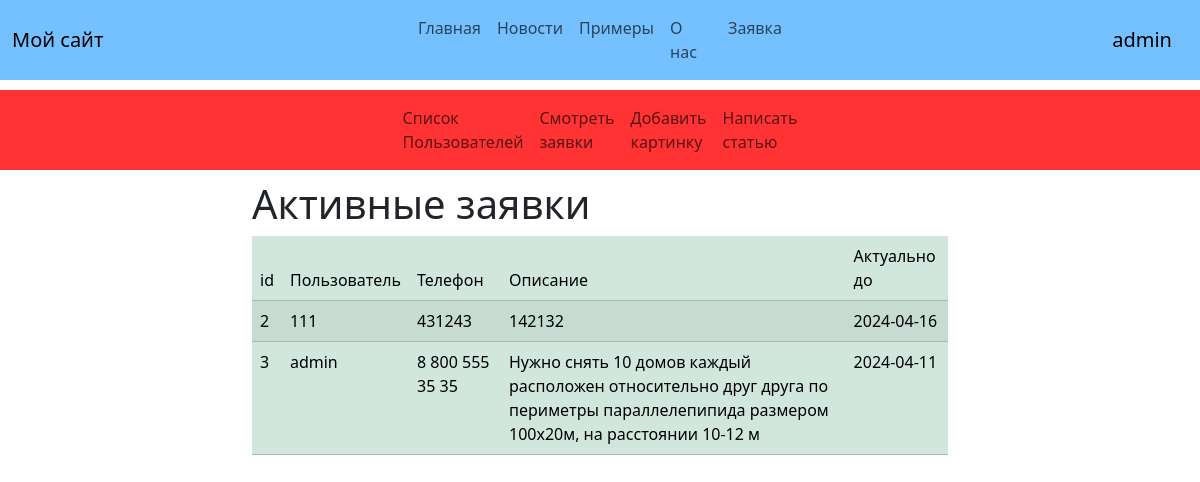
Page /look (signed in) on the committed database.
### data/users.py (models this page shows)
class User(SqlAlchemyBase, UserMixin, SerializerMixin):
    __tablename__ = 'users'
    id = sa.Column(sa.Integer, primary_key=True, autoincrement=True)
    email = sa.Column(sa.String, unique=True, index=True)
    name = sa.Column(sa.String)
    hashed_password = sa.Column(sa.String)
    is_admin = sa.Column(sa.Boolean)

### data/talons.py (models this page shows)
class Talon(SqlAlchemyBase, UserMixin, SerializerMixin):
    __tablename__ = 'talons'
    id = sa.Column(sa.Integer, primary_key=True, autoincrement=True)
    user_id = sa.Column(sa.Integer, sa.ForeignKey('users.id'))
    number = sa.Column(sa.String)
    desc = sa.Column(sa.String)
    actuality = sa.Column(sa.Date)
    user_name = orm.relationship('User')

### main.py (the view)
@app.route('/look')
@login_required
def look():
    if flask_login.current_user.is_admin:
        check_expired_talons()
        db_sess = create_session()
        talons = db_sess.query(Talon).all()
        return render_template('look.html', talons=talons)
    else:
        return redirect("/")

### data/db_session.py (called while the page is built)
def create_session() -> Session:
    global __factory
    return __factory()

### main.py (called while the page is built)
def check_expired_talons():
    cur_date = datetime.datetime.now().date()
    db_sess = create_session()
    for talon in db_sess.query(Talon).all():
        if talon.actuality > cur_date:
            db_sess.delete(talon)
    db_sess.commit()

@login_manager.user_loader
def load_user(user_id):
    db_sess = create_session()
    return db_sess.query(User).get(user_id)

### templates/look.html
{% extends "base.html" %}
{% block content %}
    <div class="container">
    <h1>Активные заявки</h1>
    <table class="table table-success table-striped">
        <thead>
            <tr>
                <td>id</td>
                <td>Пользователь</td>
                <td>Телефон</td>
                <td>Описание</td>
                <td>Актуально до</td>
            </tr>
        </thead>
        {% for item in talons %}
        <tr>
            <td>{{ item.id }}</td>
            <td>{{ item.user_name.name }}</td>
            <td>{{ item.number }}</td>
            <td>{{ item.desc }}</td>
            <td>{{ item.actuality }}</td>
                    </tr>
        {% endfor %}
    </table>
    </div>
{% endblock %}

### templates/base.html (shortened to what this page needs)
<!DOCTYPE html>
<html lang="ru">
  <head>
    <link href="https://cdn.jsdelivr.net/npm/bootstrap@5.3.3/dist/css/bootstrap.min.css" rel="stylesheet">
    <link rel="stylesheet" href="{{ url_for('static', filename = 'css/main.css') }}">
  </head>
  <body>
  <nav class="navbar navbar-expand-lg">
  <div class="container-fluid">
    <span class="navbar-brand mb-0 h1">Мой сайт</span>
  </div>
      <div class="collapse navbar-collapse" id="navbarNav">
      <ul class="navbar-nav">
        <li class="nav-item">
          <a class="nav-link" href="/">Главная</a>
        </li>
          <li class="nav-item">
          <a class="nav-link" href="/news">Новости</a>
        </li>
        <li class="nav-item">
          <a class="nav-link" href="/exs">Примеры</a>
        </li>
                    <li class="nav-item">
          <a class="nav-link" href="/about" style=" width: 58px;">О нас</a>
        </li>
            {% if current_user.is_authenticated %}
    <li class="nav-item">
          <a class="nav-link" href="/sender">Заявка</a>
        </li>
          {% else %}
          <li class="nav-item">
           <a class="nav-link disabled" href="#" tabindex="-1" aria-disabled="true">Заявка</a>
        </li>
{% endif %}
      </ul>
    </div>
  <div class="container-fluid" style="flex-direction: row-reverse;">
    {% if current_user.is_authenticated %}
    <a class="navbar-brand" href="/logout">{{ current_user.name }}</a>
{% else %}
    <p>
        <a class="btn btn-primary " href="/register">Зарегистрироваться</a>
        <a class="btn btn-success" href="/login">Войти</a>
    </p>
{% endif %}
  </div>
</nav>
  {% if current_user.is_authenticated %}
      {% if current_user.is_admin %}
  <nav class="navbar navbar-expand-lg" style="background-color: #ff3333;">
      <div class="collapse navbar-collapse" id="navbarNav1" style="background-color: #ff3333;">
      <ul class="navbar-nav">
          <li class="nav-item">
          <a class="nav-link" href="/look_users">Список Пользователей</a>
        </li>
        <li class="nav-item">
          <a class="nav-link" href="/look">Смотреть заявки</a>
        </li>
          <li class="nav-item">
          <a class="nav-link" href="/add_img">Добавить картинку</a>
        </li>
          <li class="nav-item">
          <a class="nav-link" href="/write">Написать статью</a>
        </li>
      </ul>
    </div>
</nav>
      {% endif %}
  {% endif %}
{% block content %}{% endblock %}
  </body>
</html>

### static/css/main.css (style rules this page uses)
.navbar { background-color: #75c1ff; margin-bottom: 10px; }
.container { width: 720px; padding-bottom: 15px; }

### rows in the picture
User: name "admin"
Talon: id "2", user_name.name "111", number "431243", desc "142132", actuality "2024-04-16"
Talon: id "3", user_name.name "admin", number "8 800 555 35 35", desc "Нужно снять 10 домов каждый расположен относительно друг друга по периметры параллелепипида размером 100x20м, на расстоянии 10-12 м", actuality "2024-04-11"
